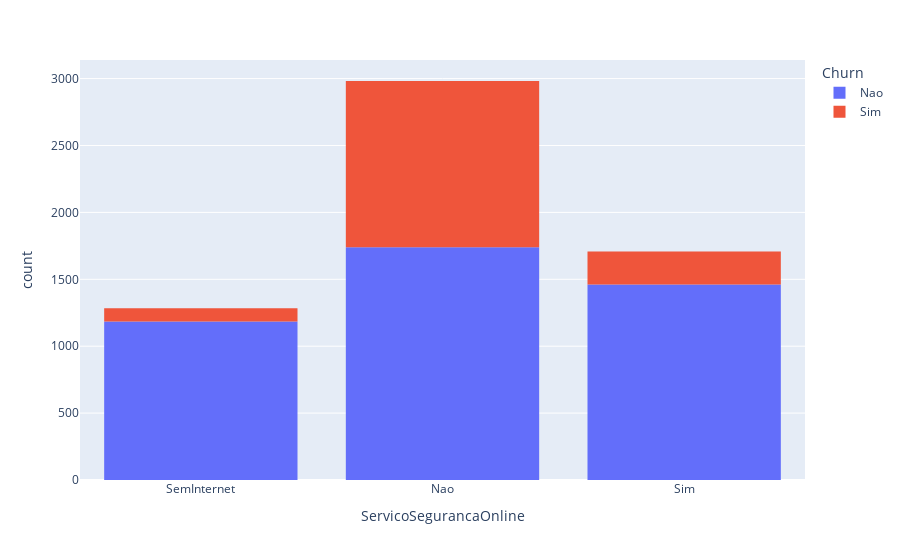

The notebook cell this image was saved under:
### Code cell
grafico = px.histogram(df, x = 'ServicoSegurancaOnline', color = 'Churn')
grafico.show()

### Figure 1 — Plotly figure (JSON) as saved in the notebook; plotly's stock layout.template omitted (floating-point values rounded to 4 significant figures; data arrays with more than 128 entries replaced by an {"elided": "..."} marker saying what was removed)
{"data": [{"alignmentgroup": "True", "bingroup": "x", "hovertemplate": "Churn=Nao<br>ServicoSegurancaOnline=%{x}<br>count=%{y}<extra></extra>", "legendgroup": "Nao", "marker": {"color": "#636efa", "pattern": {"shape": ""}}, "name": "Nao", "offsetgroup": "Nao", "orientation": "v", "showlegend": true, "type": "histogram", "x": {"elided": "4387 str values"}, "xaxis": "x", "yaxis": "y"}, {"alignmentgroup": "True", "bingroup": "x", "hovertemplate": "Churn=Sim<br>ServicoSegurancaOnline=%{x}<br>count=%{y}<extra></extra>", "legendgroup": "Sim", "marker": {"color": "#EF553B", "pattern": {"shape": ""}}, "name": "Sim", "offsetgroup": "Sim", "orientation": "v", "showlegend": true, "type": "histogram", "x": {"elided": "1587 str values"}, "xaxis": "x", "yaxis": "y"}], "layout": {"barmode": "relative", "legend": {"title": {"text": "Churn"}, "tracegroupgap": 0}, "margin": {"t": 60}, "xaxis": {"anchor": "y", "domain": [0, 1], "title": {"text": "ServicoSegurancaOnline"}}, "yaxis": {"anchor": "x", "domain": [0, 1], "title": {"text": "count"}}}}
